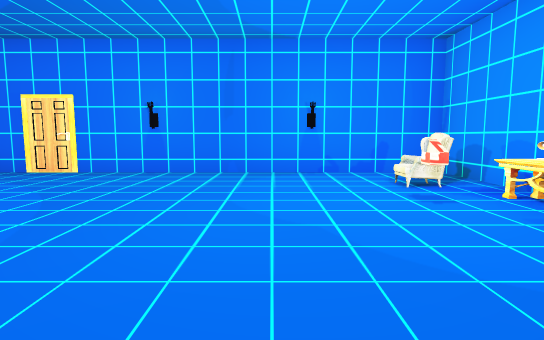
View 1 (above)

23 first-person views from a walk through a Unity game level. The camera is 1.4 m above the floor, tilts 6° down and sees 80° across. Doors are open. The floor is counted in squares, 2 m on a side. Each view is taken from the middle of a square. On the plan, view 1 faces up. The plan holds only what a view shows up to about 10 squares ahead; the rest is blank. The place goes on beyond the plan. The player character is not drawn. Some surface patterns are stand-ins.

View 2
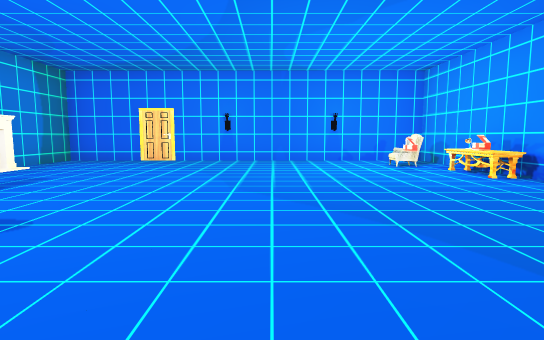

View 3
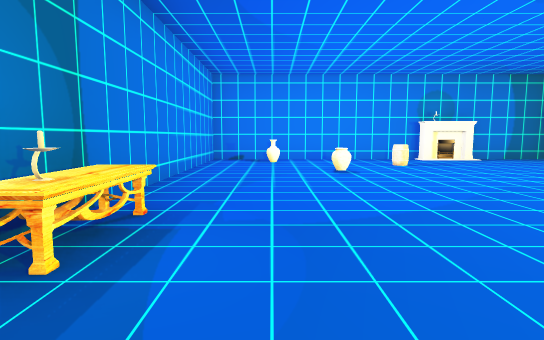

View 4
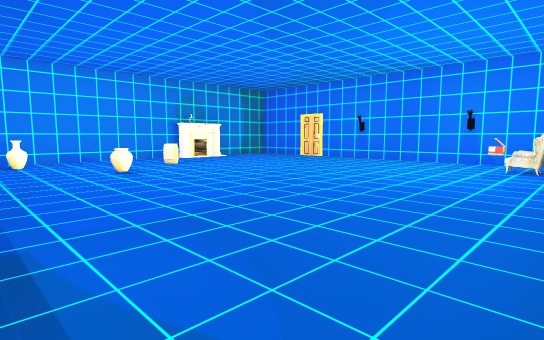

View 5
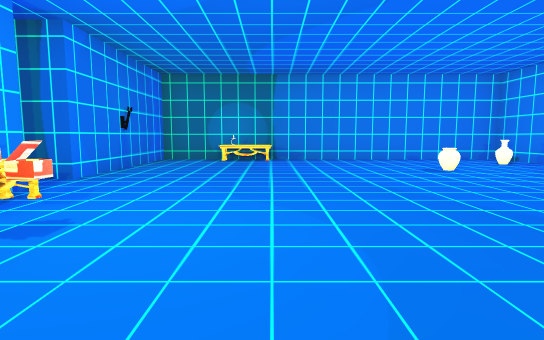

View 6
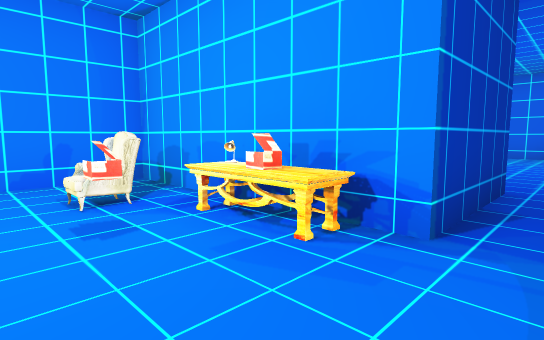

View 7
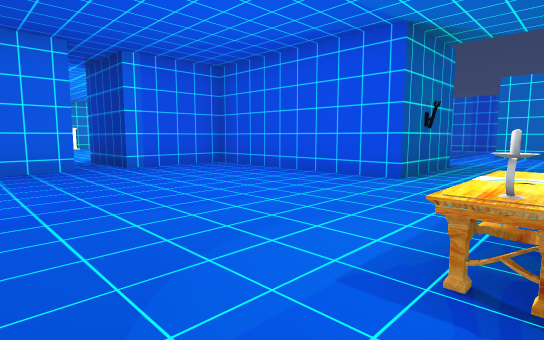

View 8
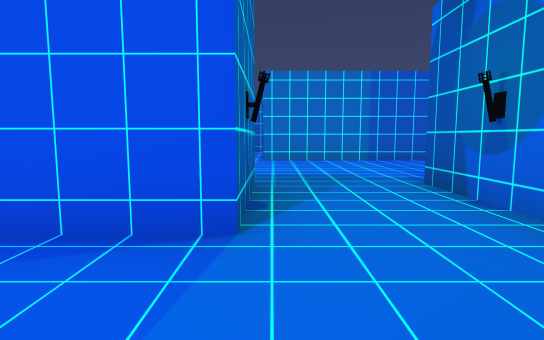

View 9
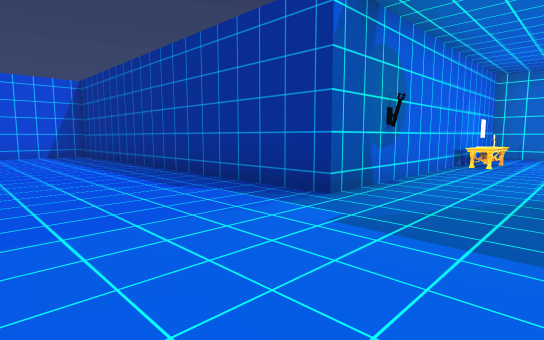

View 10
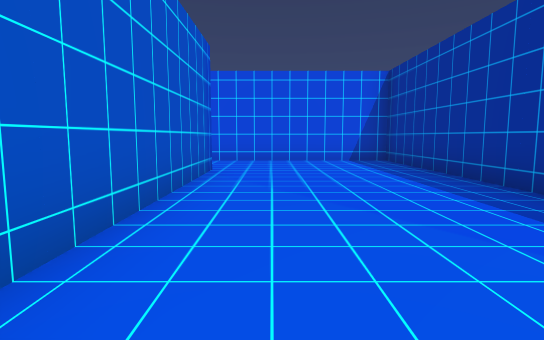

View 11
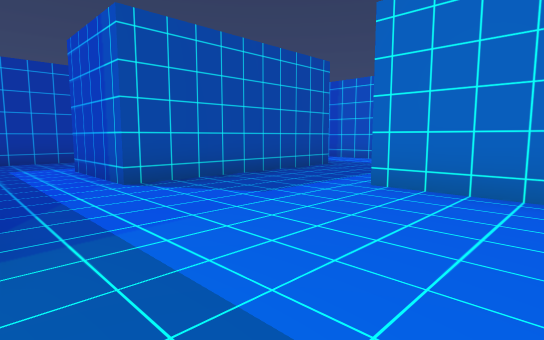

View 12
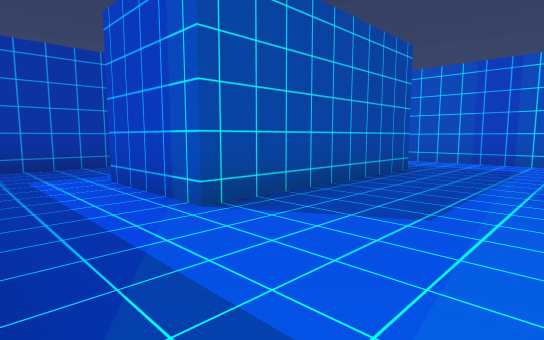

View 13
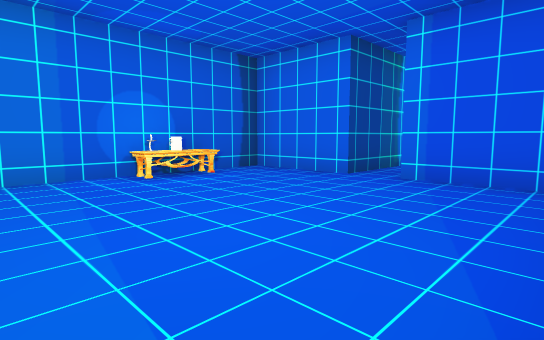

View 14
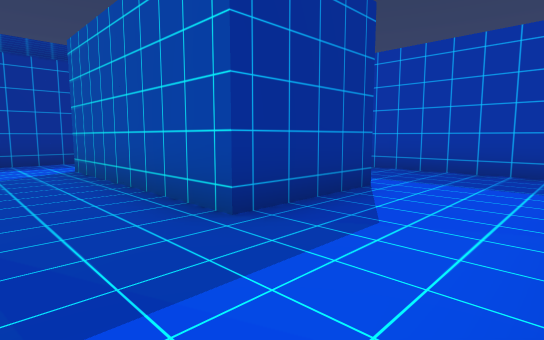

View 15
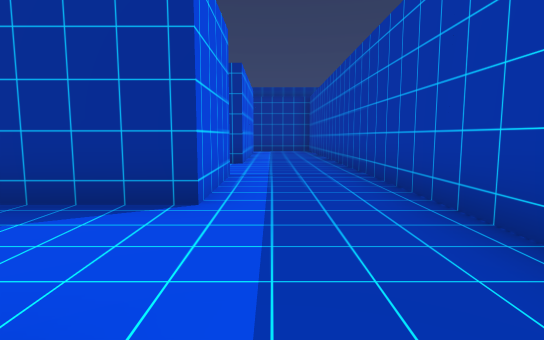

View 16
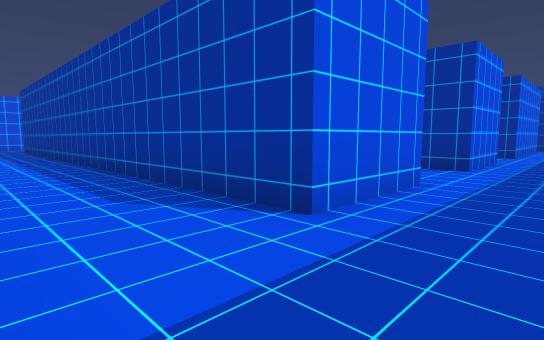

View 17
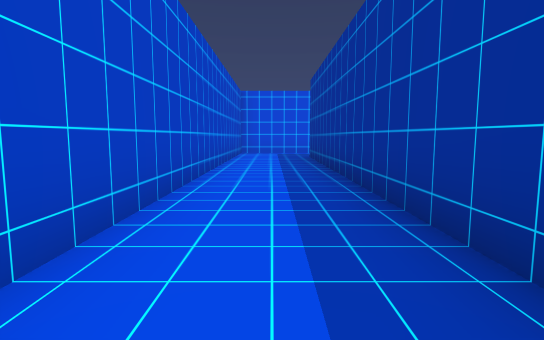

View 18
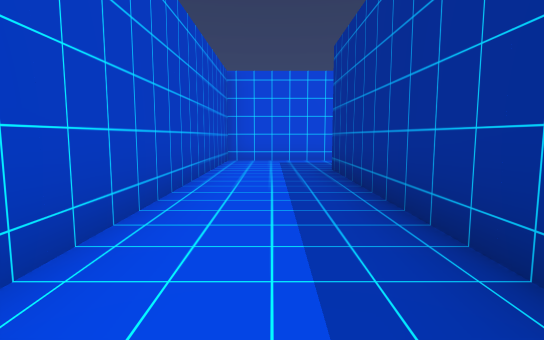

View 19
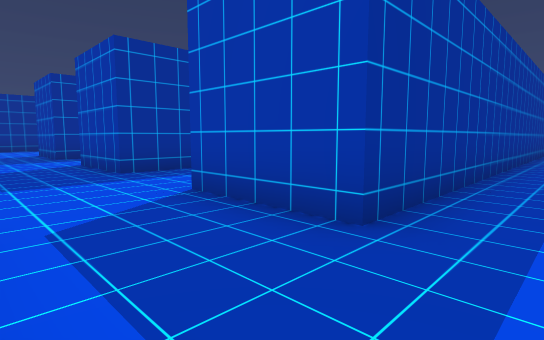

View 20
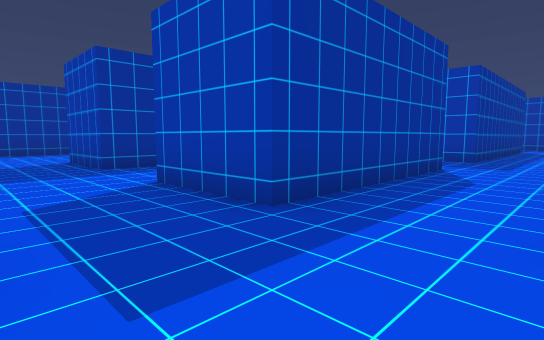

View 21
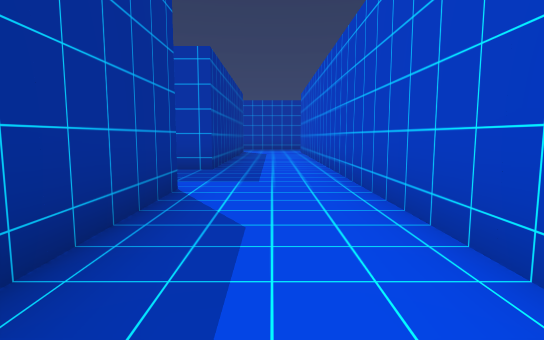

View 22
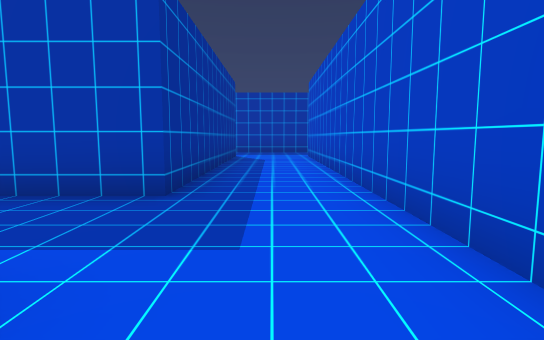

View 23
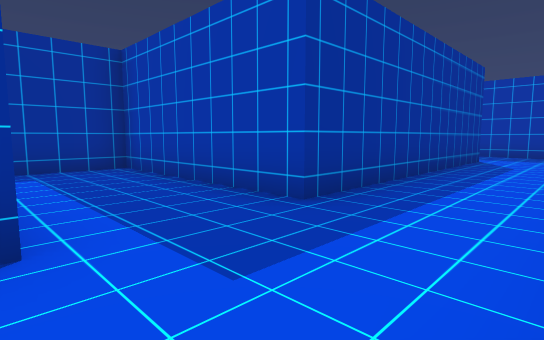

### Floor plan
Points are (right, up) in squares from view 1. A wall is a line through its corners. A room is listed if a view was taken in it or the views show most of it. See-through windows are left out.
Room 1 (views 1, 2, 3, 4, 5, 6)
walls: (-6.7, 2.5) (-6.7, -3.7) (3.3, -3.7) (3.3, 0.8); (3.3, 1.7) (3.3, 6.2) (-6.7, 6.2) (-6.7, 4)
ways out: open door at (3, 1) to room 2
objects: fireplace (-7, 3); vase (-6, -2); barrel (-5, 1); vase (-4, -1); table (0, -3); candle (1, -3); ammo (2, 4); armchair (2, 5); other object (3, 2); other object (3, 3); table (3, 4)
Room 2 (views 7, 8, 9, 10, 11, 12, 13, 14, 15, 16, 17, 18, 19, 20, 21, 22, 23)
walls: (10.2, 16.3) (7.1, 16.3); (15.6, 18.8) (20.7, 18.8) (20.7, 16.2); (19.5, 13.8) (20.7, 13.8) (20.7, 11.2) (10.8, 11.2); (10.8, 6.8) (10.8, 4.3) (5.7, 4.3) (5.7, 1.7) (3.3, 1.7); (5.7, 12.1) (5.7, 13.8) (8.3, 13.8) (8.3, 8.8) (5.8, 8.8); (5.7, 16.2) (5.7, 18.8) (13.2, 18.8) (13.2, 13.8) (15.2, 13.8); (18.6, 21.3) (7, 21.3); (7.8, 6.7) (9.2, 6.7); (5.7, 21.2) (5.7, 23.7) (20.7, 23.7) (20.7, 21.2); (3.2, 9.6) (3.2, 7.6); (3.2, 20) (3.2, 12); (23.2, 23.2) (23.2, 26.2) (11.4, 26.2); (3.3, 0.8) (5.7, 0.8) (5.7, -1.7) (13.3, -1.7) (13.3, 6.7) (23.2, 6.7) (23.2, 11.8)
ways out: open door at (3, 1) to room 1
objects: table (8, -1); cup (8, 0); other object (9, -1); candle (13, 0); table (13, 1)

Where each view was taken, in squares from view 1:
view 1: 0 up, 0 right, facing up
view 2: 3 down, 1 left, facing up
view 3: 2 down, 3 right, facing left
view 4: 3 down, 3 right, facing up-left
view 5: 6 up, 0 right, facing down
view 6: 1 up, 1 right, facing up-right
view 7: 1 down, 13 right, facing up-left
view 8: 2 up, 11 right, facing up
view 9: 10 up, 11 right, facing down-right
view 10: 10 up, 14 right, facing right
view 11: 7 up, 13 right, facing up-left
view 12: 7 up, 11 right, facing up-left
view 13: 4 up, 11 right, facing down-left
view 14: 16 up, 10 right, facing down-left
view 15: 22 up, 5 right, facing down
view 16: 26 up, 4 right, facing down-right
view 17: 25 up, 10 right, facing right
view 18: 25 up, 14 right, facing right
view 19: 25 up, 23 right, facing down-left
view 20: 21 up, 23 right, facing down-left
view 21: 20 up, 20 right, facing left
view 22: 20 up, 17 right, facing left
view 23: 21 up, 16 right, facing down-left
